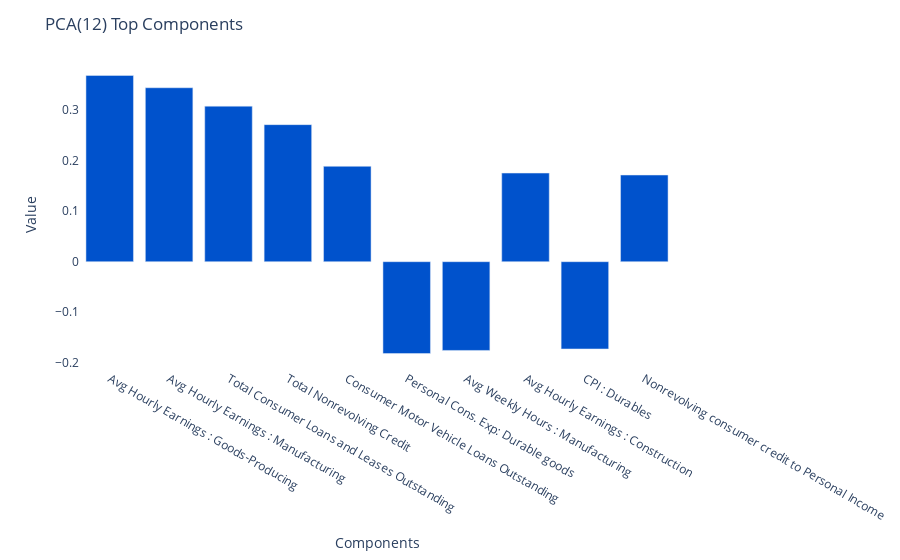
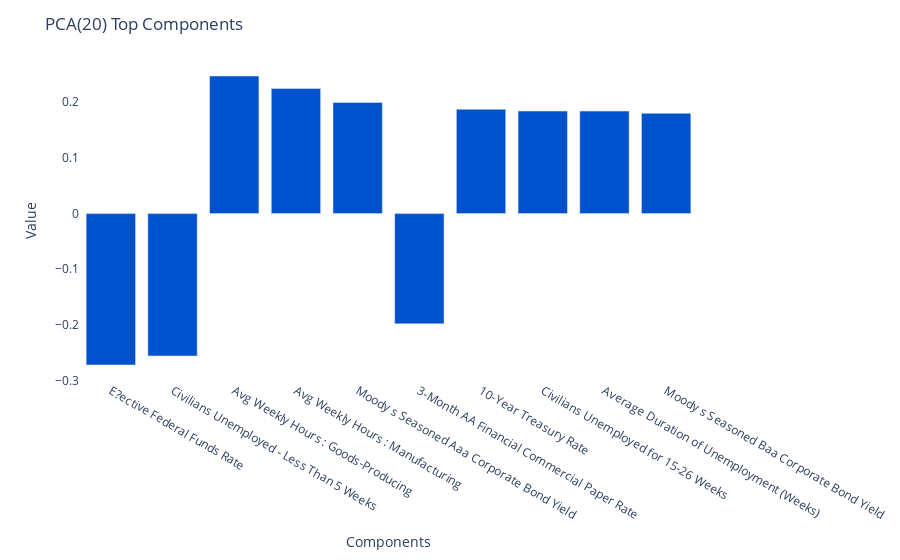
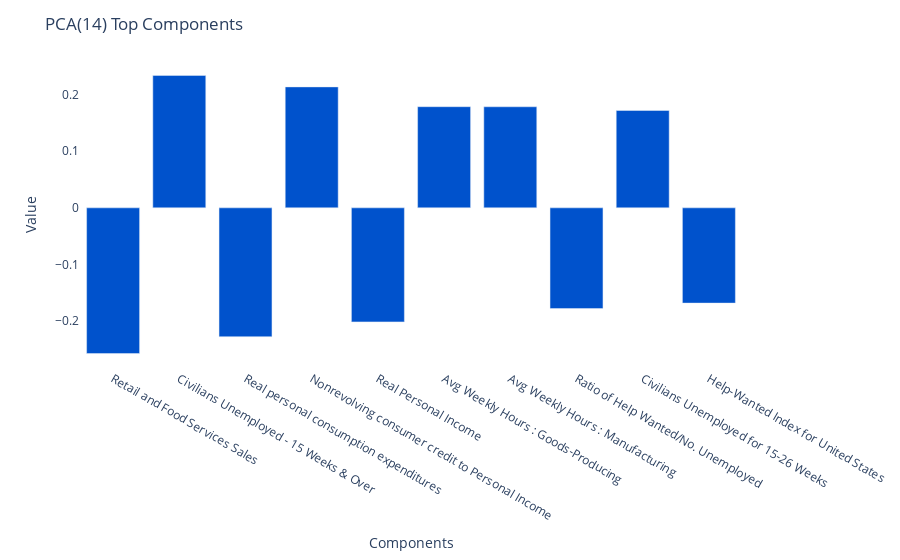

Write notebook code for charts like these, in order.
### Code cell
for i in pcas:
    fig = PCAExplain.plot_pca_component(i)
    display_save_fig(fig, f"pca_component_{i}.png")

### Figure 1 — Plotly figure (JSON) as saved in the notebook; plotly's stock layout.template omitted (floating-point values rounded to 4 significant figures)
{"data": [{"alignmentgroup": "True", "hovertemplate": "variable=12<br>index=%{x}<br>value=%{y}<extra></extra>", "legendgroup": "12", "marker": {"color": "#0052CC", "pattern": {"shape": ""}}, "name": "12", "offsetgroup": "12", "orientation": "v", "showlegend": true, "textposition": "auto", "type": "bar", "x": ["Avg Hourly Earnings : Goods-Producing", "Avg Hourly Earnings : Manufacturing", "Total Consumer Loans and Leases Outstanding", "Total Nonrevolving Credit", "Consumer Motor Vehicle Loans Outstanding", "Personal Cons. Exp: Durable goods", "Avg Weekly Hours : Manufacturing", "Avg Hourly Earnings : Construction", "CPI : Durables", "Nonrevolving consumer credit to Personal Income"], "xaxis": "x", "y": [0.368, 0.3438, 0.3074, 0.2709, 0.1885, -0.1815, -0.1754, 0.1751, -0.1725, 0.1713], "yaxis": "y"}], "layout": {"barmode": "relative", "legend": {"title": {"text": "variable"}, "tracegroupgap": 0}, "margin": {"t": 60}, "plot_bgcolor": "white", "showlegend": false, "title": {"text": "PCA(12) Top Components"}, "xaxis": {"anchor": "y", "domain": [0, 1], "title": {"text": "Components"}}, "yaxis": {"anchor": "x", "domain": [0, 1], "title": {"text": "Value"}}}}

### Figure 2 — Plotly figure (JSON) as saved in the notebook; plotly's stock layout.template omitted (floating-point values rounded to 4 significant figures)
{"data": [{"alignmentgroup": "True", "hovertemplate": "variable=20<br>index=%{x}<br>value=%{y}<extra></extra>", "legendgroup": "20", "marker": {"color": "#0052CC", "pattern": {"shape": ""}}, "name": "20", "offsetgroup": "20", "orientation": "v", "showlegend": true, "textposition": "auto", "type": "bar", "x": ["E?ective Federal Funds Rate", "Civilians Unemployed - Less Than 5 Weeks", "Avg Weekly Hours : Goods-Producing", "Avg Weekly Hours : Manufacturing", "Moody s Seasoned Aaa Corporate Bond Yield", "3-Month AA Financial Commercial Paper Rate", "10-Year Treasury Rate", "Civilians Unemployed for 15-26 Weeks", "Average Duration of Unemployment (Weeks)", "Moody s Seasoned Baa Corporate Bond Yield"], "xaxis": "x", "y": [-0.2719, -0.2558, 0.2471, 0.2248, 0.1995, -0.1981, 0.1873, 0.1842, 0.1841, 0.1801], "yaxis": "y"}], "layout": {"barmode": "relative", "legend": {"title": {"text": "variable"}, "tracegroupgap": 0}, "margin": {"t": 60}, "plot_bgcolor": "white", "showlegend": false, "title": {"text": "PCA(20) Top Components"}, "xaxis": {"anchor": "y", "domain": [0, 1], "title": {"text": "Components"}}, "yaxis": {"anchor": "x", "domain": [0, 1], "title": {"text": "Value"}}}}

### Figure 3 — Plotly figure (JSON) as saved in the notebook; plotly's stock layout.template omitted (floating-point values rounded to 4 significant figures)
{"data": [{"alignmentgroup": "True", "hovertemplate": "variable=14<br>index=%{x}<br>value=%{y}<extra></extra>", "legendgroup": "14", "marker": {"color": "#0052CC", "pattern": {"shape": ""}}, "name": "14", "offsetgroup": "14", "orientation": "v", "showlegend": true, "textposition": "auto", "type": "bar", "x": ["Retail and Food Services Sales", "Civilians Unemployed - 15 Weeks & Over", "Real personal consumption expenditures", "Nonrevolving consumer credit to Personal Income", "Real Personal Income", "Avg Weekly Hours : Goods-Producing", "Avg Weekly Hours : Manufacturing", "Ratio of Help Wanted/No. Unemployed", "Civilians Unemployed for 15-26 Weeks", "Help-Wanted Index for United States"], "xaxis": "x", "y": [-0.2571, 0.2337, -0.2274, 0.2135, -0.2013, 0.1785, 0.1784, -0.1777, 0.1718, -0.1681], "yaxis": "y"}], "layout": {"barmode": "relative", "legend": {"title": {"text": "variable"}, "tracegroupgap": 0}, "margin": {"t": 60}, "plot_bgcolor": "white", "showlegend": false, "title": {"text": "PCA(14) Top Components"}, "xaxis": {"anchor": "y", "domain": [0, 1], "title": {"text": "Components"}}, "yaxis": {"anchor": "x", "domain": [0, 1], "title": {"text": "Value"}}}}
